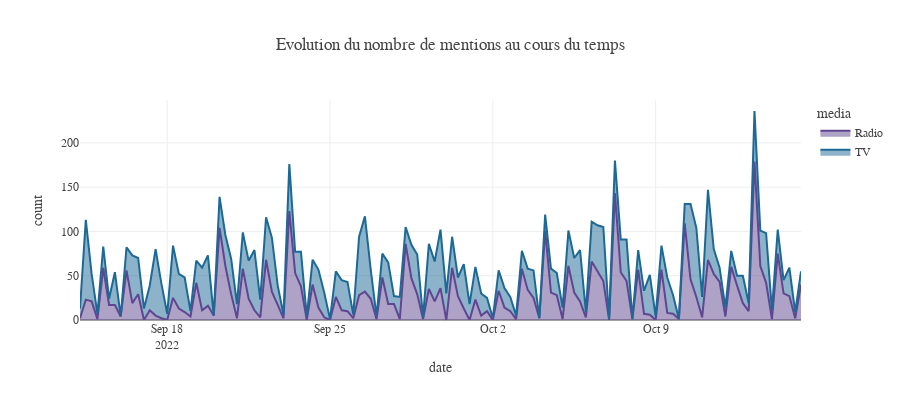

Notebook code cell kept with this figure:
### Code cell
show_mentions_over_time(data,freq = "6H",split = "media",kind = "area")
